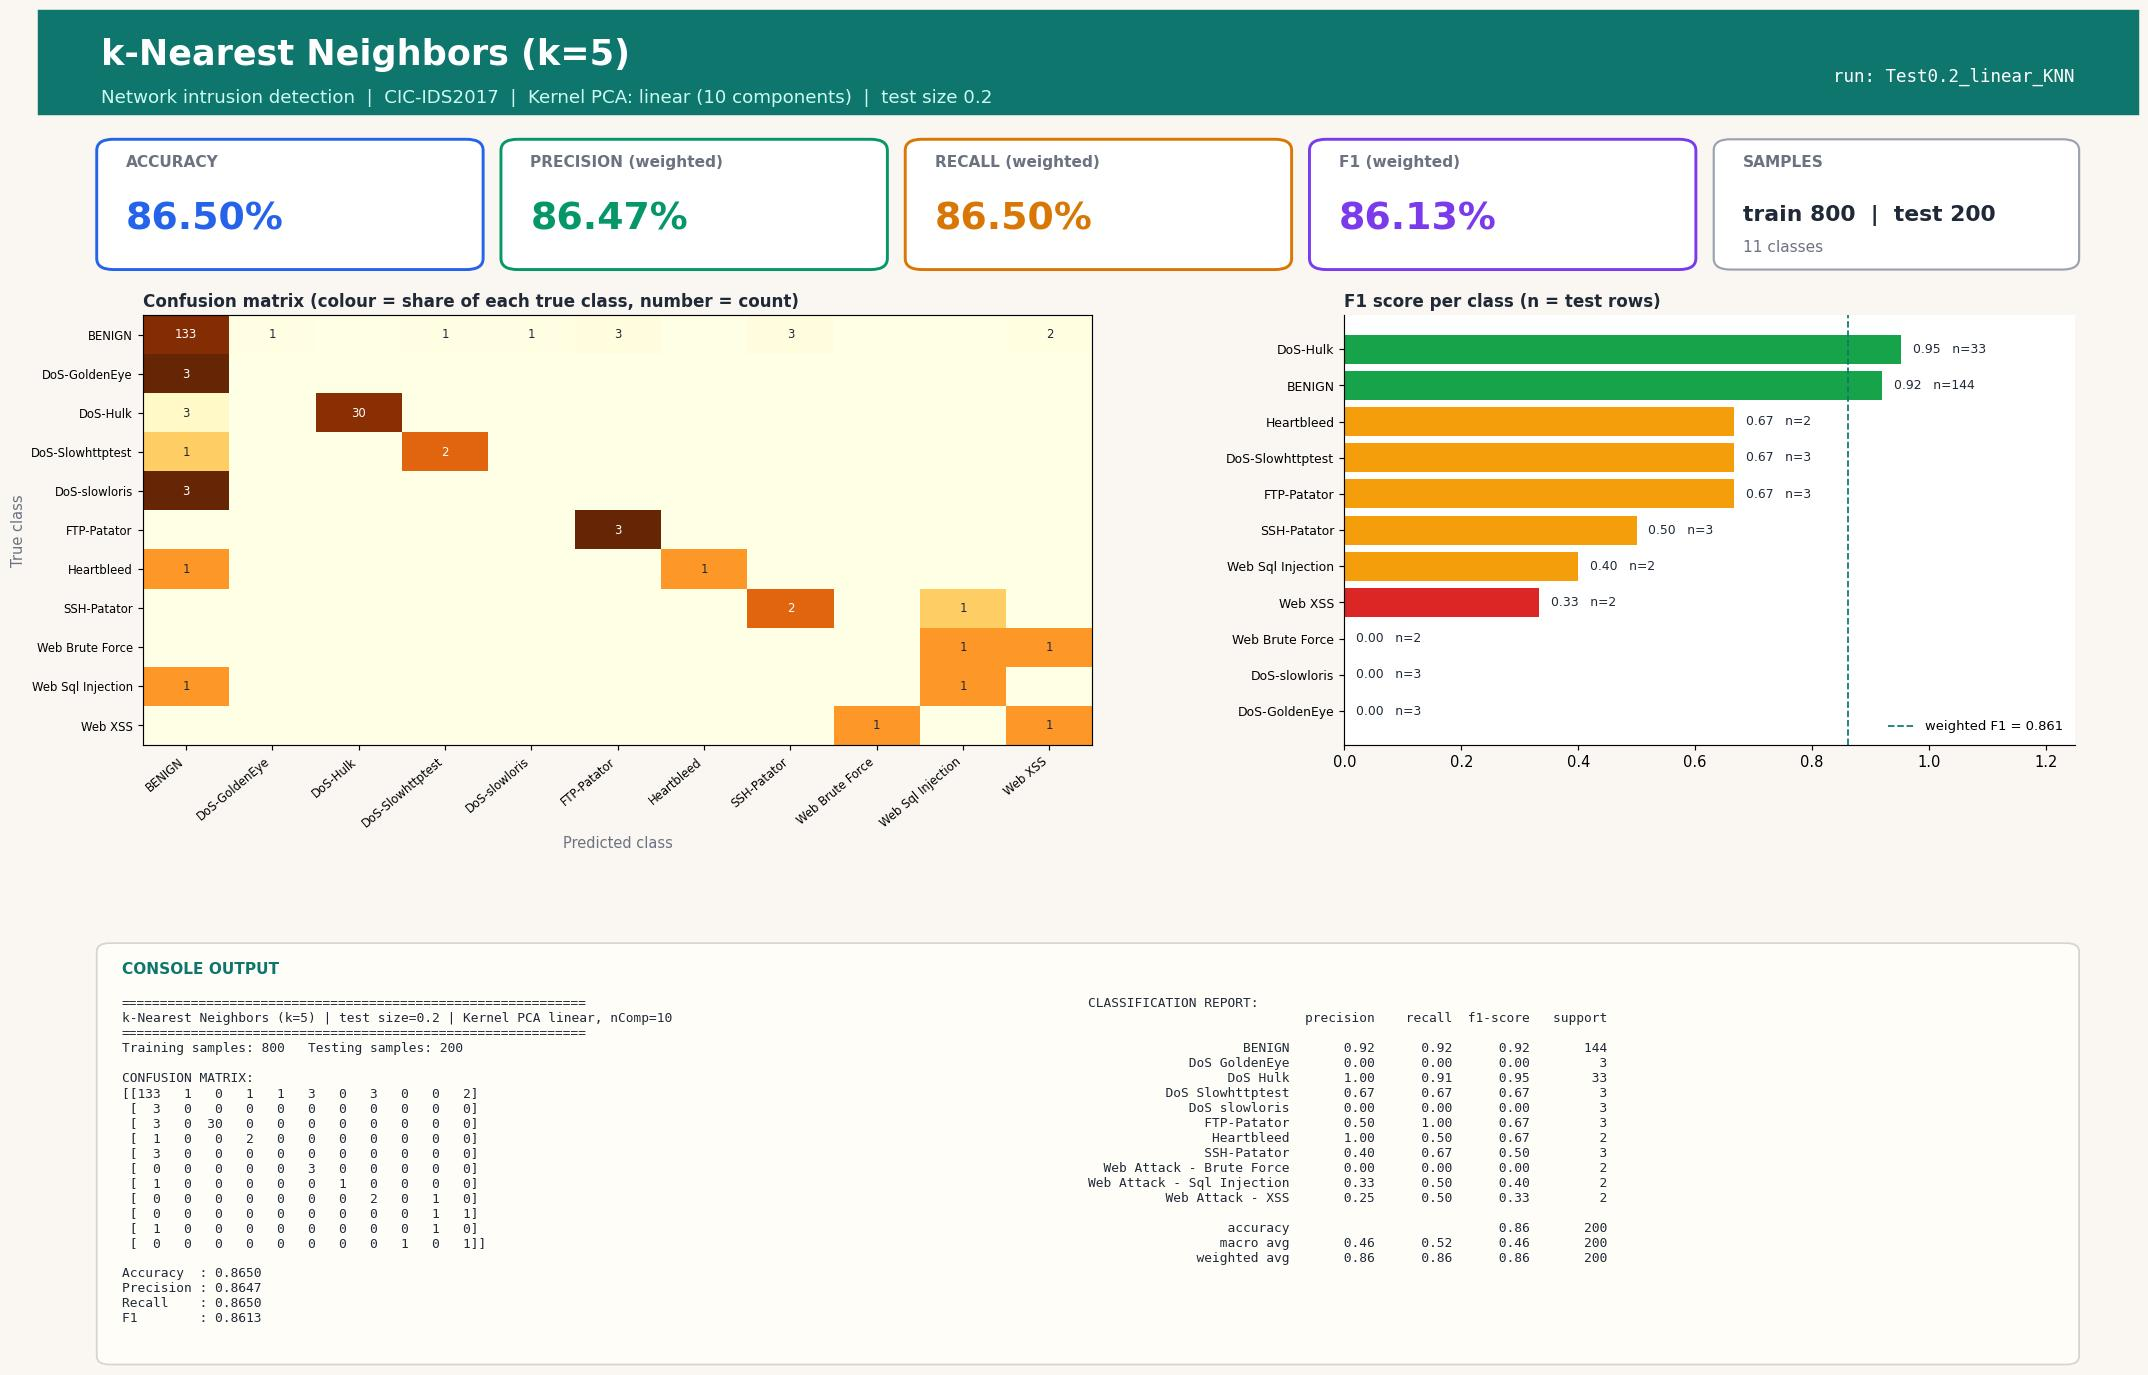

This figure's Python source:
#!/usr/bin/env python3
"""k-Nearest Neighbors (k=5) | Test size 0.2 | Kernel PCA kernel=linear, n_components=10
CIC-IDS2017 (Tue+Wed+Thu-morning) 1000-row stratified sample.
Run in any IDE (Spyder / VS Code / PyCharm / Jupyter): open the file and press Run, no arguments needed.
Saves next to this file: 'Test0.2_linear_KNN.jpg' - one image with the console output (confusion matrix, metrics, classification report) plus charts."""
import json, os
import numpy as np
import matplotlib.pyplot as plt
from sklearn.decomposition import KernelPCA
from sklearn.neighbors import KNeighborsClassifier
from sklearn.metrics import (accuracy_score, classification_report, confusion_matrix,
                             f1_score, precision_score, recall_score)
from sklearn.model_selection import train_test_split
from sklearn.preprocessing import StandardScaler

TEST_SIZE, KERNEL, N_COMP, ALG, ALG_NAME = 0.2, "linear", 10, "KNN", "k-Nearest Neighbors (k=5)"
try:
    HERE = os.path.dirname(os.path.abspath(__file__))
except NameError:                      # Jupyter / interactive console
    HERE = os.getcwd()
def _find_root():                      # folder that contains data/sample.npz (works from any working directory)
    for p in (HERE, os.path.join(HERE, ".."), os.path.join(HERE, "..", ".."), os.getcwd()):
        if os.path.exists(os.path.join(p, "data", "sample.npz")):
            return os.path.abspath(p)
    raise FileNotFoundError("data/sample.npz not found - run prepare_data.py or keep the repo folder structure")
ROOT = _find_root()
tag = f"Test{TEST_SIZE}_{KERNEL}_{ALG}"

# 1. LOAD cached, cleaned sample (see prepare_data.py)
d = np.load(os.path.join(ROOT, "data", "sample.npz"), allow_pickle=True)
X, y, class_names = d["X"], d["y"], [str(c).replace("�", "-") for c in d["classes"]]

# 2. SPLIT
X_train, X_test, y_train, y_test = train_test_split(
    X, y, test_size=TEST_SIZE, random_state=42, stratify=y)

# 3. SCALE (fit on train only)
scaler = StandardScaler()
X_train = scaler.fit_transform(X_train); X_test = scaler.transform(X_test)

# 4. DIMENSIONALITY REDUCTION: Kernel PCA (fit on train only; gamma = sklearn default 1/n_features)
kpca = KernelPCA(n_components=N_COMP, kernel=KERNEL, random_state=0)
X_train = kpca.fit_transform(X_train); X_test = kpca.transform(X_test)

# 5. CLASSIFIER
classifier = KNeighborsClassifier(n_neighbors=5)
classifier.fit(X_train, y_train)
y_pred = classifier.predict(X_test)

# 6. METRICS
labels = np.arange(len(class_names))
cm = confusion_matrix(y_test, y_pred, labels=labels)
res = dict(test_size=TEST_SIZE, kernel=KERNEL, n_components=N_COMP, algorithm=ALG, model=ALG_NAME,
           n_train=int(len(y_train)), n_test=int(len(y_test)),
           accuracy=accuracy_score(y_test, y_pred),
           precision=precision_score(y_test, y_pred, average="weighted", zero_division=0),
           recall=recall_score(y_test, y_pred, average="weighted", zero_division=0),
           f1=f1_score(y_test, y_pred, average="weighted", zero_division=0))
report = classification_report(y_test, y_pred, labels=labels, target_names=class_names, zero_division=0)
lines = ["=" * 60, f"{ALG_NAME} | test size={TEST_SIZE} | Kernel PCA {KERNEL}, nComp={N_COMP}", "=" * 60,
         f"Training samples: {len(y_train)}   Testing samples: {len(y_test)}", "", "CONFUSION MATRIX:", np.array2string(cm), ""]
for k in ("accuracy", "precision", "recall", "f1"): lines.append(f"{k.capitalize():10s}: {res[k]:.4f}")
lines += ["", "CLASSIFICATION REPORT:", report]
console_output = "\n".join(lines); print(console_output)

# 7. VISUAL OUTPUT: ONE report-style image (banner, KPI cards, charts, console output) - real results only
from matplotlib.patches import FancyBboxPatch, Rectangle
short = [c.replace("Web Attack - ", "Web ").replace("DoS ", "DoS-") for c in class_names]
rep = classification_report(y_test, y_pred, labels=labels, target_names=class_names, zero_division=0, output_dict=True)
cmn = cm / np.maximum(cm.sum(axis=1, keepdims=True), 1)          # row-normalised = per-class recall
INK, MUTED, BG, ACC = "#1f2937", "#6b7280", "#faf7f2", "#0f766e"
fig = plt.figure(figsize=(20, 13.2), dpi=105, facecolor=BG)
fig.add_artist(Rectangle((0, 0.925), 1, 0.075, transform=fig.transFigure, color=ACC, zorder=0))
fig.text(0.03, 0.968, f"{ALG_NAME}", fontsize=24, fontweight="bold", color="white", va="center")
fig.text(0.03, 0.937, f"Network intrusion detection  |  CIC-IDS2017  |  Kernel PCA: {KERNEL} ({N_COMP} components)  |  test size {TEST_SIZE}",
         fontsize=12.5, color="#ccfbf1", va="center")
fig.text(0.97, 0.952, f"run: {tag}", fontsize=12, color="white", ha="right", va="center", family="monospace")

# KPI cards
cards = [("ACCURACY", res["accuracy"], "#2563eb"), ("PRECISION (weighted)", res["precision"], "#059669"),
         ("RECALL (weighted)", res["recall"], "#d97706"), ("F1 (weighted)", res["f1"], "#7c3aed")]
for i, (lab, v, col) in enumerate(cards):
    x0 = 0.03 + i * 0.1925
    fig.add_artist(FancyBboxPatch((x0, 0.815), 0.18, 0.09, boxstyle="round,pad=0.002,rounding_size=0.008", transform=fig.transFigure,
                                  facecolor="white", edgecolor=col, linewidth=2))
    fig.text(x0 + 0.012, 0.887, lab, fontsize=10.5, color=MUTED, fontweight="bold")
    fig.text(x0 + 0.012, 0.842, f"{v * 100:.2f}%", fontsize=26, color=col, fontweight="bold")
fig.add_artist(FancyBboxPatch((0.80, 0.815), 0.17, 0.09, boxstyle="round,pad=0.002,rounding_size=0.008", transform=fig.transFigure,
                              facecolor="white", edgecolor="#9ca3af", linewidth=1.5))
fig.text(0.812, 0.887, "SAMPLES", fontsize=10.5, color=MUTED, fontweight="bold")
fig.text(0.812, 0.848, f"train {res['n_train']}  |  test {res['n_test']}", fontsize=15, color=INK, fontweight="bold")
fig.text(0.812, 0.826, f"{len(class_names)} classes", fontsize=10.5, color=MUTED)

gs = fig.add_gridspec(1, 2, left=0.05, right=0.97, top=0.78, bottom=0.47, wspace=0.30, width_ratios=[1.3, 1])
ax1 = fig.add_subplot(gs[0, 0]); ax2 = fig.add_subplot(gs[0, 1])
for ax in (ax1, ax2): ax.set_facecolor("white")
im = ax1.imshow(cmn, cmap="YlOrBr", vmin=0, vmax=1, aspect="auto")
ax1.set_xticks(labels); ax1.set_yticks(labels); ax1.set_xticklabels(short, rotation=40, ha="right", fontsize=8); ax1.set_yticklabels(short, fontsize=8)
ax1.set_title("Confusion matrix (colour = share of each true class, number = count)", loc="left", fontsize=11.5, color=INK, fontweight="bold")
ax1.set_xlabel("Predicted class", color=MUTED); ax1.set_ylabel("True class", color=MUTED)
for a_ in labels:
    for b_ in labels:
        if cm[a_, b_]: ax1.text(b_, a_, cm[a_, b_], ha="center", va="center", fontsize=8, color="white" if cmn[a_, b_] > 0.6 else INK)
f1s = [rep[c]["f1-score"] for c in class_names]; sup = [int(rep[c]["support"]) for c in class_names]
order = np.argsort(f1s)
cols = ["#dc2626" if f1s[i] < 0.34 else "#f59e0b" if f1s[i] < 0.67 else "#16a34a" for i in order]
ax2.barh(range(len(order)), [f1s[i] for i in order], color=cols)
ax2.set_yticks(range(len(order))); ax2.set_yticklabels([short[i] for i in order], fontsize=8.5); ax2.set_xlim(0, 1.25)
ax2.set_title("F1 score per class (n = test rows)", loc="left", fontsize=11.5, color=INK, fontweight="bold")
for k, i in enumerate(order): ax2.text(f1s[i] + 0.02, k, f"{f1s[i]:.2f}   n={sup[i]}", va="center", fontsize=8.5, color=INK, zorder=5, bbox=dict(facecolor="white", edgecolor="none", pad=1))
for sp in ("top", "right"): ax2.spines[sp].set_visible(False)
ax2.axvline(res["f1"], color=ACC, ls="--", lw=1.2, label=f"weighted F1 = {res['f1']:.3f}"); ax2.legend(loc="lower right", fontsize=9, frameon=False)

# console output panel (same text that is printed to the console)
fig.add_artist(FancyBboxPatch((0.03, 0.025), 0.94, 0.30, boxstyle="round,pad=0.002,rounding_size=0.006", transform=fig.transFigure,
                              facecolor="#fffdf8", edgecolor="#d6d3d1", linewidth=1.2))
fig.text(0.04, 0.305, "CONSOLE OUTPUT", fontsize=10.5, color=ACC, fontweight="bold")
split_at = lines.index("CLASSIFICATION REPORT:")
fig.text(0.04, 0.288, "\n".join(lines[:split_at]), family="monospace", fontsize=8.8, color=INK, va="top")
fig.text(0.50, 0.288, "\n".join(lines[split_at:]), family="monospace", fontsize=8.8, color=INK, va="top")
plt.savefig(os.path.join(HERE, tag + ".jpg"), format="jpg", bbox_inches="tight", facecolor=BG)
if os.environ.get("ACN_NO_SHOW") != "1": plt.show()   # IDEs display the image; run_all.py disables this
plt.close()

os.makedirs(os.path.join(ROOT, "results", "json"), exist_ok=True)
with open(os.path.join(ROOT, "results", "json", tag + ".json"), "w") as f: json.dump(res, f)
